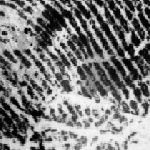
#> input picture Functions/Preprocessed_CASIA/Match/1179_0_0.png, 150 x 150 px, given in place of 1_0_0.png, which was not available
$ jupyter execute --allow-errors Updated_Siamese_net.ipynb   (shell and % lines are left out)   (Python 2 division)   (older library calls are emulated)   (text cells are left out)
#> lines starting #> are read from the running program, lines starting #| are printed output that depends on the picture; pictures that were not available may be replaced by others from this repository, and a replacement may not be noted
### Functions/importFunctions.py
import os, random
import Variance as Var
import EnhacementContrast as EnCon
import OrientationMap as OrMap
import OrFreqMapFFT as OrFrMapFFT
import RegistrationFFT as RegFFT
import RegistrationBrute as RegBru
import RegistrationSimple as RegSimp
import RegistrationCombinee as RegComb
import MultiTools as Tool
import matplotlib.pyplot as plt
import numpy as np
from PIL import Image
from scipy.ndimage import imread
from scipy.misc import imresize
from sklearn.metrics import roc_curve, auc
from scipy import misc

def load_pairs_from_preprocessed(match_path, mismatch_path, image_size, num_layer, small_set=True):
    # Notice that the preprocessed data has 94 images for match and mismatch each

#> called with match_path = '../Fingerprint_Data/PreProcessed/Match/', image_size = 88, num_layer = 6, small_set = True
    images_match = dict()
    images_mismatch = dict()

    if small_set:

        for ID in range(94):
            for pic in range(2):

                image_temp1 = np.zeros((image_size,image_size,num_layer))
                image_temp2 = np.zeros((image_size,image_size,num_layer))

                for layer in range(num_layer):

                    fname = str(ID+1)+'_'+str(pic)+'_'+str(layer)+'.png'
                    image_temp1[:,:,layer] = imresize(imread(match_path+fname).astype(np.int32),[image_size,image_size])

                    fname = str(ID+1)+'_'+str(pic)+'_'+str(layer)+'.png'
                    image_temp2[:,:,layer] = imresize(imread(mismatch_path+fname).astype(np.int32),[image_size,image_size])
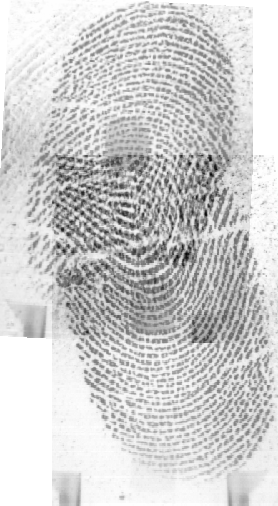
#> input picture Functions/Preprocessed_CASIA/Match/1323_5.png, 278 x 506 px, given in place of 1_0_0.png, which was not available

                images_match[str(ID+1)+'_'+str(pic)] = image_temp1
                images_mismatch[str(ID+1)+'_'+str(pic)] = image_temp2

    else:

        match_IDS = [f for f in os.listdir('../Fingerprint_Data/Processed_Full_CASIA/Match/') if 'DS' not in f]
        mismatch_IDS = [f for f in os.listdir('../Fingerprint_Data/Processed_Full_CASIA/MisMatch/') if 'DS' not in f]

        for ID in match_IDS:

            for pic in ['1', '0']:

                image_temp = np.zeros((image_size,image_size,num_layer))

                for layer in range(num_layer):

                    fname = ID + '_' + pic + '_' + str(layer) + '.png'
                    image_temp[:,:,layer] = imresize(imread(match_path+ID+'/'+fname).astype(np.int32),[image_size,image_size])

                images_match[ID + '_' + pic] = image_temp

        for ID in mismatch_IDS:

            for pic in ['1', '0']:

                image_temp = np.zeros((image_size,image_size,num_layer))

                for layer in range(num_layer):

                    fname = ID + '_' + pic + '_' + str(layer) + '.png'
                    image_temp[:,:,layer] = imresize(imread(mismatch_path+ID+'/'+fname).astype(np.int32),[image_size,image_size])

                images_mismatch[ID + '_' + pic] = image_temp


    return images_match, images_mismatch


# [79 lines left out: functions generate_batch_pairs_from_preprocessed, suffle_all, show_ROC, not called in this run]

### Updated_Siamese_net.ipynb
[cell 1]
import os, random

import numpy as np
import tensorflow as tf
import matplotlib.pyplot as plt


from sys import path
from PIL import Image
from scipy.ndimage import imread
from scipy.misc import imresize
from scipy.stats import pearsonr
from sklearn.metrics import roc_curve, auc

code_dir = os.path.join(os.path.abspath("."), "Functions")
path.append(code_dir)
data_dir = './PreProcessed/'

import InterfacePreprocessing as IntPre
import importFunctions as iF

[cell 2]
global raw_only, image_size, num_layer
raw_only = False
raw_image_size = 150
image_size= 88

if raw_only:
    num_layer = 1
else:
    num_layer = 6

p_matching = 0.5
num_filter_1 = 20
num_filter_2 = 40
num_filter_3 = 60

[cell 3]
# ################## #
# Helper Func for tf #
# ################## #

def weight_variable(shape):
    initial = tf.truncated_normal(shape, stddev=0.1)
    return tf.Variable(initial)

def bias_variable(shape):
    initial = tf.constant(0.3, shape=shape)
    return tf.Variable(initial)

def conv2d(x, W, stride=[1, 1, 1, 1]):
    return tf.nn.conv2d(x, W, strides=stride, padding='SAME')

def max_pool_2x2(x):
    return tf.nn.max_pool(x, ksize=[1, 2, 2, 1],
                        strides=[1, 2, 2, 1], padding='SAME')
def sigm(x):
    return tf.sigmoid(x)

#> (a cell that did not finish here is left out)

#> (a cell that did not finish here is left out)

#> (a cell that did not finish here is left out)

#> (a cell that did not finish here is left out)

#> (a cell that did not finish here is left out)

#> (a cell that did not finish here is left out)

#> (a cell that did not finish here is left out)

[cell 11]
f = open('workfile.txt', 'w+')
for i in range(10):
    f.write('asdfhien'+str(i)+'\n')


for i in range(10):
    f.write('asn'+str(i)+'\n')
f.close()

[cell 12]
from __future__ import print_function
#> (the rest of this cell did not finish here and is left out)

#> (a cell that did not finish here is left out)

[cell 14]
# [4 lines of commented-out code are left out]

[cell 15]
# [12 lines of commented-out code are left out]

#> (a cell that did not finish here is left out)

[cell 17]
training_cosine = np.array([-8.14, -15.22, -20.03, -22.50, -23.45, -23.94, -24.18, -24.25, -24.43, -24.50])
iterations = [10, 20, 30, 40, 50, 60, 70, 80, 90, 100]
plt.plot(iterations, training_cosine/50)
plt.title('Cosine Loss Function vs. Training Iterations')
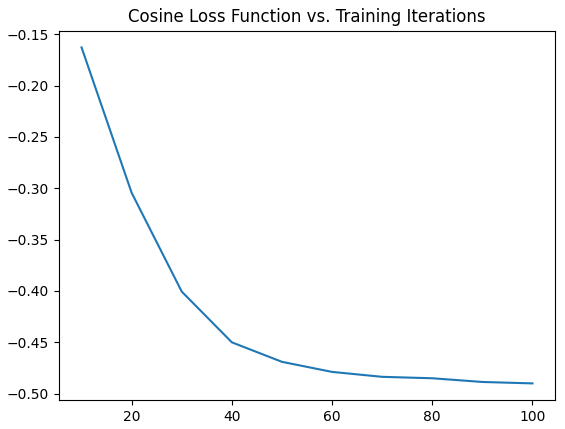
#> figure drawn by matplotlib, 1 panel; curve peaks at x = 10, y = -0.163

[cell 18]
AUC_Curve = [0.49, 0.56, 0.59, 0.63, 0.69, 0.72, 0.68, 0.74, 0.72, 0.77, 0.71, 0.76, 0.75, 0.76, 0.73, 0.76, 0.74, 0.73, 0.75, 0.74]
plt.plot(np.linspace(0, 4000, 20),AUC_Curve)
plt.xlabel('Iterations')
plt.ylabel('AUC')
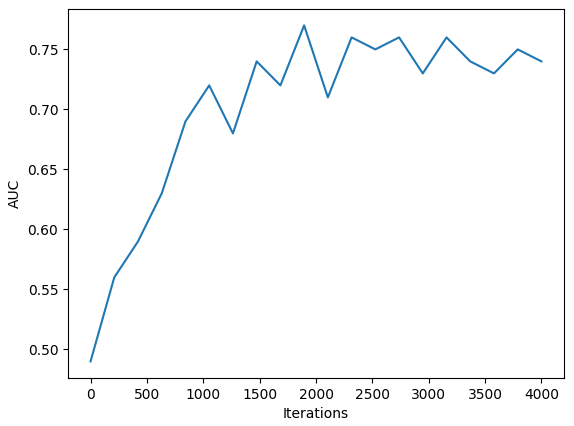
#> figure drawn by matplotlib, 1 panel; curve peaks at x = 1894.7, y = 0.77

[cell 19]
len(AUC_Curve)

[cell 20]
def generate_batch_mnist(n, mode='train'):
#> called with n = 2, mode = 'train'
    x, x_p = np.zeros((n, 784)), np.zeros((n, 784))
    y = np.zeros((n,1))

    matched = 0
    mismatched = np.round(n/2)
    while matched < np.round(n/2):
        if mode == 'train':
            batch = mnist.train.next_batch(2, )
        elif mode == 'test':
            batch = mnist.test.next_batch(2)
        else:
            batch = mnist.validation.next_batch(2)

        if np.argmax(batch[1],axis=1)[0] == np.argmax(batch[1],axis=1)[1]:
            x[matched,:] = batch[0][0,:]
            x_p[matched,:] = batch[0][1,:]
            y[matched] = 1
            matched += 1

        elif mismatched > 0:
            x[-mismatched,:] = batch[0][0,:]
            x_p[-mismatched,:] = batch[0][1,:]
            mismatched -= 1

    return [x, x_p, y]
